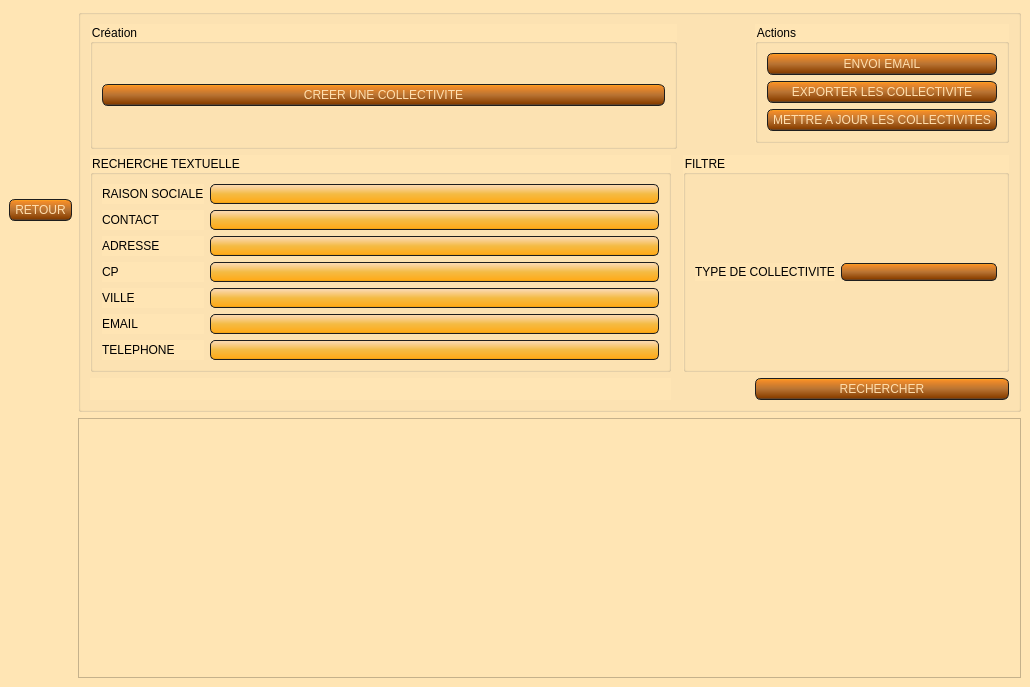
<?xml version="1.0" encoding="UTF-8"?>
<ui version="4.0">
 <class>liste_coll</class>
 <widget class="QMainWindow" name="liste_coll">
  <property name="geometry">
   <rect>
    <x>0</x>
    <y>0</y>
    <width>1030</width>
    <height>687</height>
   </rect>
  </property>
  <property name="windowTitle">
   <string>AssoGestion - Liste adhérents - AMSE</string>
  </property>
  <property name="styleSheet">
   <string notr="true">QWidget
{
    background-color: #FFE5B4;
}
QLineEdit
{
    background-color: QLinearGradient( x1: 0, y1: 0, x2: 0, y2: 1, stop: 0 #FFDEAD, stop: 0.1 #FAD5A5, stop: 0.5 #F4BB44, stop: 0.9 #FFAC1C, stop: 1 #E49B0F);
    padding: 1px;
    border-style: solid;
    border: 1px solid #1e1e1e;
    border-radius: 5;
}

QPushButton
{
    color: #FFDEAD;
    background-color: QLinearGradient( x1: 0, y1: 0, x2: 0, y2: 1, stop: 0 #FFAC1C, stop: 0.1 #F28C28, stop: 0.5 #B87333, stop: 0.9 #8B4000, stop: 1 #464646);
    border-width: 1px;
    border-color: #1e1e1e;
    border-style: solid;
    border-radius: 6;
    padding: 3px;
    font-size: 12px;
    padding-left: 5px;
    padding-right: 5px;
    min-width: 40px;
}

QPushButton:pressed
{
    background-color: QLinearGradient( x1: 0, y1: 0, x2: 0, y2: 1, stop: 0 #2d2d2d, stop: 0.1 #2b2b2b, stop: 0.5 #292929, stop: 0.9 #282828, stop: 1 #252525);
}

QComboBox
{
	color: #FFDEAD;
    selection-background-color: #FFDEAD;
    background-color: QLinearGradient( x1: 0, y1: 0, x2: 0, y2: 1, stop: 0 #FFAC1C, stop: 0.1 #F28C28, stop: 0.5 #B87333, stop: 0.9 #8B4000, stop: 1 #464646);
    border-style: solid;
    border: 1px solid #1e1e1e;
    border-radius: 5;
}

QComboBox:hover,QPushButton:hover
{
    border: 2px solid QLinearGradient( x1: 0, y1: 0, x2: 0, y2: 1, stop: 0 #FFAC1C, stop: 1 #F28C28);
}


QComboBox:on
{
    padding-top: 3px;
    padding-left: 4px;
    background-color: QLinearGradient( x1: 0, y1: 0, x2: 0, y2: 1, stop: 0 #2d2d2d, stop: 0.1 #2b2b2b, stop: 0.5 #292929, stop: 0.9 #282828, stop: 1 #252525);
    selection-background-color: #ffaa00;
}

QComboBox QAbstractItemView
{
    border: 2px solid darkgray;
    selection-background-color: QLinearGradient( x1: 0, y1: 0, x2: 0, y2: 1, stop: 0 #ffa02f, stop: 1 #d7801a);
}

QComboBox::drop-down
{
     subcontrol-origin: padding;
     subcontrol-position: top right;
     width: 15px;

     border-left-width: 0px;
     border-left-color: darkgray;
     border-left-style: solid; /* just a single line */
     border-top-right-radius: 3px; /* same radius as the QComboBox */
     border-bottom-right-radius: 3px;
 }


QScrollBar:horizontal {
     border: 1px solid #222222;
     background: QLinearGradient( x1: 0, y1: 0, x2: 0, y2: 1, stop: 0.0 #121212, stop: 0.2 #282828, stop: 1 #484848);
     height: 7px;
     margin: 0px 16px 0 16px;
}

QScrollBar::handle:horizontal
{
      background: QLinearGradient( x1: 0, y1: 0, x2: 1, y2: 0, stop: 0 #ffa02f, stop: 0.5 #d7801a, stop: 1 #ffa02f);
      min-height: 20px;
      border-radius: 2px;
}

QScrollBar::add-line:horizontal {
      border: 1px solid #1b1b19;
      border-radius: 2px;
      background: QLinearGradient( x1: 0, y1: 0, x2: 1, y2: 0, stop: 0 #ffa02f, stop: 1 #d7801a);
      width: 14px;
      subcontrol-position: right;
      subcontrol-origin: margin;
}

QScrollBar::sub-line:horizontal {
      border: 1px solid #1b1b19;
      border-radius: 2px;
      background: QLinearGradient( x1: 0, y1: 0, x2: 1, y2: 0, stop: 0 #ffa02f, stop: 1 #d7801a);
      width: 14px;
     subcontrol-position: left;
     subcontrol-origin: margin;
}

QScrollBar::right-arrow:horizontal, QScrollBar::left-arrow:horizontal
{
      border: 1px solid black;
      width: 1px;
      height: 1px;
      background: white;
}

QScrollBar::add-page:horizontal, QScrollBar::sub-page:horizontal
{
      background: none;
}

QScrollBar:vertical
{
      background: QLinearGradient( x1: 0, y1: 0, x2: 1, y2: 0, stop: 0.0 #121212, stop: 0.2 #282828, stop: 1 #484848);
      width: 7px;
      margin: 16px 0 16px 0;
      border: 1px solid #222222;
}

QScrollBar::handle:vertical
{
      background: QLinearGradient( x1: 0, y1: 0, x2: 0, y2: 1, stop: 0 #ffa02f, stop: 0.5 #d7801a, stop: 1 #ffa02f);
      min-height: 20px;
      border-radius: 2px;
}

QScrollBar::add-line:vertical
{
      border: 1px solid #1b1b19;
      border-radius: 2px;
      background: QLinearGradient( x1: 0, y1: 0, x2: 0, y2: 1, stop: 0 #ffa02f, stop: 1 #d7801a);
      height: 14px;
      subcontrol-position: bottom;
      subcontrol-origin: margin;
}

QScrollBar::sub-line:vertical
{
      border: 1px solid #1b1b19;
      border-radius: 2px;
      background: QLinearGradient( x1: 0, y1: 0, x2: 0, y2: 1, stop: 0 #d7801a, stop: 1 #ffa02f);
      height: 14px;
      subcontrol-position: top;
      subcontrol-origin: margin;
}

QScrollBar::up-arrow:vertical, QScrollBar::down-arrow:vertical
{
      border: 1px solid black;
      width: 1px;
      height: 1px;
      background: white;
}


QScrollBar::add-page:vertical, QScrollBar::sub-page:vertical
{
      background: none;
}

QHeaderView::section:horizontal
{
    background-color: QLinearGradient( x1: 0, y1: 0, x2: 0, y2: 1, stop: 0 #FFAC1C, stop: 0.1 #F28C28, stop: 0.5 #B87333, stop: 0.9 #8B4000, stop: 1 #464646);
    color: #FFDEAD;;
    padding-left: 4px;
    border: 1px solid #6c6c6c;
}
QHeaderView::section:vertical
{
    background-color: QLinearGradient( x1: 0, y1: 0, x2: 0, y2: 1, stop: 0 #FFAC1C, stop: 0.1 #F28C28, stop: 0.5 #B87333, stop: 0.9 #8B4000, stop: 1 #464646);
    color: #FFDEAD;;
    padding-left: 4px;
    border: 1px solid #6c6c6c;
}
QTableWidget QTableCornerButton::section {
    background-color: QLinearGradient( x1: 0, y1: 0, x2: 0, y2: 1, stop: 0 #FFAC1C, stop: 0.1 #F28C28, stop: 0.5 #B87333, stop: 0.9 #8B4000, stop: 1 #464646);
}
QTableWidget::item:selected{ background-color: QLinearGradient( x1: 0, y1: 0, x2: 0, y2: 1, stop: 0 #FFDEAD, stop: 0.1 #FAD5A5, stop: 0.5 #F4BB44, stop: 0.9 #FFAC1C, stop: 1 #E49B0F); }

QDateEdit
{
border : 2px solid #E49B0F;
background-color : QLinearGradient( x1: 0, y1: 0, x2: 0, y2: 1, stop: 0 #FFDEAD, stop: 0.1 #FAD5A5, stop: 0.5 #F4BB44, stop: 0.9 #FFAC1C, stop: 1 #E49B0F);;
padding : 5px;
}
QDateEdit::up-arraow
{
border : 2px solid black;
background-color : lightgreen;

}
QDateEdit::down-arrow
{
background-color : #E49B0F;
}

QTabWidget::tab-bar {
   border: 1px solid #E49B0F;
}

QTabBar::tab {
  background: #8B4000;
  color: white;
  padding: 10px;
 }

 QTabBar::tab:selected {
  background: #E49B0F;
 }

QTabWidget::pane { 
   border: none;
}</string>
  </property>
  <widget class="QWidget" name="centralwidget">
   <layout class="QGridLayout" name="gridLayout">
    <item row="0" column="0">
     <widget class="QPushButton" name="button_retour">
      <property name="text">
       <string>RETOUR</string>
      </property>
     </widget>
    </item>
    <item row="2" column="1">
     <widget class="QTableWidget" name="tab_coll">
      <property name="editTriggers">
       <set>QAbstractItemView::NoEditTriggers</set>
      </property>
      <property name="sortingEnabled">
       <bool>true</bool>
      </property>
     </widget>
    </item>
    <item row="0" column="1">
     <widget class="QGroupBox" name="groupBox">
      <property name="title">
       <string/>
      </property>
      <layout class="QGridLayout" name="gridLayout_2">
       <item row="0" column="0" rowspan="2" colspan="2">
        <widget class="QGroupBox" name="gb_creation">
         <property name="title">
          <string>Création</string>
         </property>
         <layout class="QGridLayout" name="gridLayout_3">
          <item row="0" column="0">
           <widget class="QPushButton" name="button_creation_coll">
            <property name="text">
             <string>CREER UNE COLLECTIVITE</string>
            </property>
            <property name="icon">
             <iconset>
              <normaloff>image/sign-in-alt.png</normaloff>image/sign-in-alt.png</iconset>
            </property>
           </widget>
          </item>
         </layout>
        </widget>
       </item>
       <item row="0" column="3">
        <widget class="QGroupBox" name="gb_action">
         <property name="title">
          <string>Actions</string>
         </property>
         <layout class="QGridLayout" name="gridLayout_5">
          <item row="0" column="0">
           <widget class="QPushButton" name="button_send_mail">
            <property name="text">
             <string>ENVOI EMAIL</string>
            </property>
           </widget>
          </item>
          <item row="1" column="0">
           <widget class="QPushButton" name="button_export_coll">
            <property name="text">
             <string>EXPORTER LES COLLECTIVITE</string>
            </property>
           </widget>
          </item>
          <item row="2" column="0">
           <widget class="QPushButton" name="button_maj_coll">
            <property name="text">
             <string>METTRE A JOUR LES COLLECTIVITES</string>
            </property>
           </widget>
          </item>
         </layout>
        </widget>
       </item>
       <item row="4" column="0">
        <widget class="QGroupBox" name="groupBox_5">
         <property name="title">
          <string>RECHERCHE TEXTUELLE</string>
         </property>
         <layout class="QGridLayout" name="gridLayout_6">
          <item row="4" column="1">
           <widget class="QLineEdit" name="search_ville"/>
          </item>
          <item row="2" column="0">
           <widget class="QLabel" name="label_4">
            <property name="text">
             <string>ADRESSE</string>
            </property>
           </widget>
          </item>
          <item row="3" column="1">
           <widget class="QLineEdit" name="search_cp"/>
          </item>
          <item row="5" column="1">
           <widget class="QLineEdit" name="search_email"/>
          </item>
          <item row="1" column="0">
           <widget class="QLabel" name="label_3">
            <property name="text">
             <string>CONTACT</string>
            </property>
           </widget>
          </item>
          <item row="3" column="0">
           <widget class="QLabel" name="label_5">
            <property name="text">
             <string>CP</string>
            </property>
           </widget>
          </item>
          <item row="4" column="0">
           <widget class="QLabel" name="label_6">
            <property name="text">
             <string>VILLE</string>
            </property>
           </widget>
          </item>
          <item row="2" column="1">
           <widget class="QLineEdit" name="search_adresse"/>
          </item>
          <item row="0" column="0">
           <widget class="QLabel" name="label">
            <property name="text">
             <string>RAISON SOCIALE</string>
            </property>
           </widget>
          </item>
          <item row="0" column="1">
           <widget class="QLineEdit" name="search_rs"/>
          </item>
          <item row="1" column="1">
           <widget class="QLineEdit" name="search_contact"/>
          </item>
          <item row="5" column="0">
           <widget class="QLabel" name="label_7">
            <property name="text">
             <string>EMAIL</string>
            </property>
           </widget>
          </item>
          <item row="6" column="1">
           <widget class="QLineEdit" name="search_tel"/>
          </item>
          <item row="6" column="0">
           <widget class="QLabel" name="label_8">
            <property name="text">
             <string>TELEPHONE</string>
            </property>
           </widget>
          </item>
         </layout>
        </widget>
       </item>
       <item row="4" column="2" colspan="2">
        <widget class="QGroupBox" name="groupBox_6">
         <property name="title">
          <string>FILTRE</string>
         </property>
         <layout class="QGridLayout" name="gridLayout_7">
          <item row="0" column="0">
           <widget class="QLabel" name="label_2">
            <property name="text">
             <string>TYPE DE COLLECTIVITE</string>
            </property>
           </widget>
          </item>
          <item row="0" column="1">
           <widget class="QComboBox" name="cb_type_coll">
            <item>
             <property name="text">
              <string/>
             </property>
            </item>
            <item>
             <property name="text">
              <string>Collectivité</string>
             </property>
            </item>
            <item>
             <property name="text">
              <string>Archives et centre de doc</string>
             </property>
            </item>
            <item>
             <property name="text">
              <string>Association</string>
             </property>
            </item>
            <item>
             <property name="text">
              <string>Société</string>
             </property>
            </item>
            <item>
             <property name="text">
              <string>Service</string>
             </property>
            </item>
           </widget>
          </item>
         </layout>
        </widget>
       </item>
       <item row="5" column="3">
        <widget class="QPushButton" name="button_rechercher">
         <property name="text">
          <string>RECHERCHER</string>
         </property>
        </widget>
       </item>
       <item row="5" column="0">
        <widget class="QLabel" name="label_res_search">
         <property name="text">
          <string/>
         </property>
        </widget>
       </item>
      </layout>
     </widget>
    </item>
   </layout>
  </widget>
 </widget>
 <tabstops>
  <tabstop>tab_coll</tabstop>
 </tabstops>
 <resources/>
 <connections/>
</ui>
